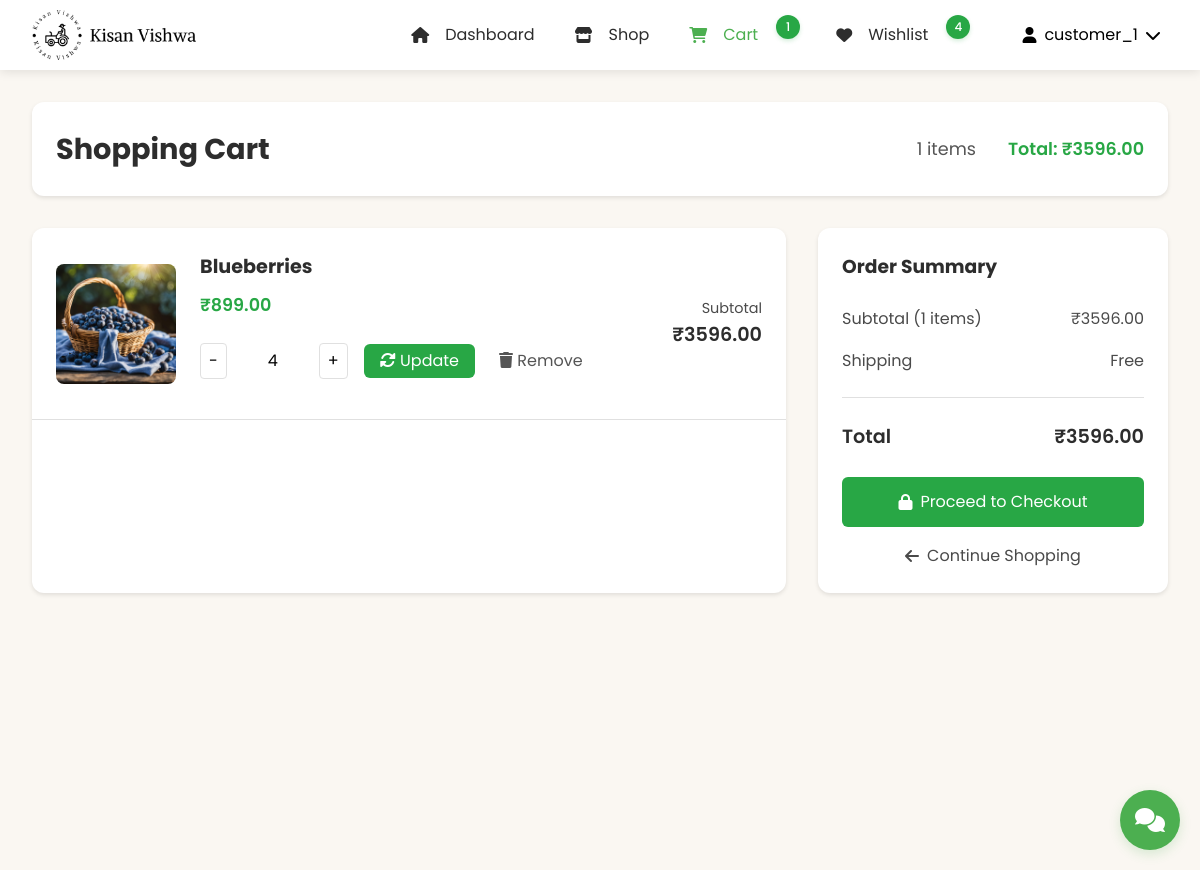
The app's page /customer/cart/ (signed in), older data.
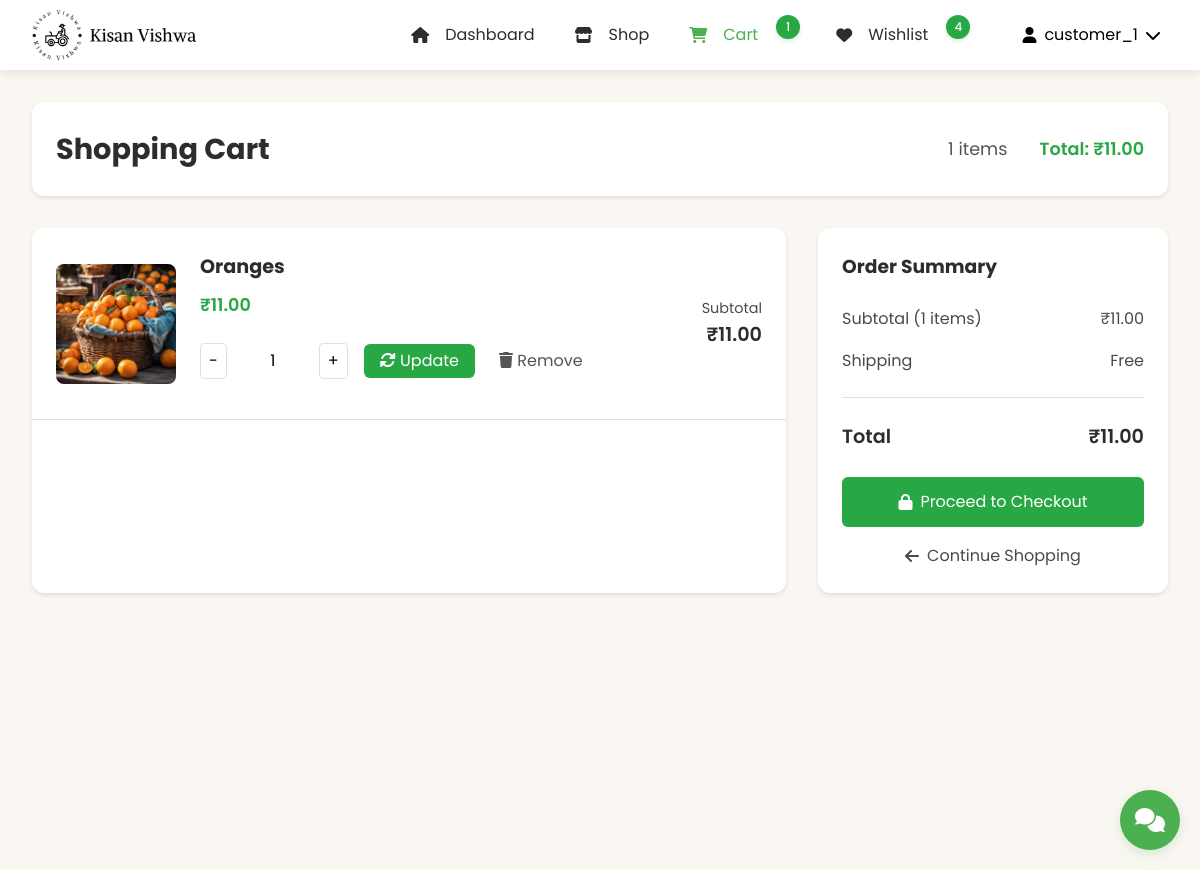
The same page, newer data.
### customer_app/models.py (models this page shows, shortened)
class CartItem(models.Model):
    user = models.ForeignKey(User, on_delete=models.CASCADE)
    product = models.ForeignKey(Product, on_delete=models.CASCADE)
    quantity = models.PositiveIntegerField(default=1)
    @property
    def total_price(self):
        return self.product.price * self.quantity
    class Meta:
        ordering = ['-id']

### product_app/models.py (models this page shows, shortened)
class Product(models.Model):
    CATEGORY_CHOICES = [
        ('vegetables', 'Vegetables'),
        ('fruits', 'Fruits'),
        ('grains', 'Grains'),
        ('dairy', 'Dairy'),
        ('tools', 'Tools & Equipment'),
        ('seeds', 'Seeds & Saplings'),
        ('pesticides', 'Pesticides & Fertilizers'),
        ('organic', 'Organic Products'),
        ('livestock', 'Livestock & Feed'),
        ('other', 'Other')
    ]
    name = models.CharField(max_length=200)
    category = models.CharField(max_length=100, choices=CATEGORY_CHOICES, default='other')
    price = models.DecimalField(max_digits=10, decimal_places=2)
    quantity = models.IntegerField()
    description = models.TextField()
    image = models.ImageField(
        upload_to='products/',
        null=True,
        blank=True
    )
    farmer = models.ForeignKey(User, on_delete=models.CASCADE)
    created_at = models.DateTimeField(auto_now_add=True)
    updated_at = models.DateTimeField(auto_now=True)
    is_featured = models.BooleanField(default=False)
    is_deleted = models.BooleanField(default=False)
    def get_image_url(self):
        if self.image and hasattr(self.image, 'url'):
            return self.image.url
        return static('images/default_product.jpg')

### customer_app/views.py (the view)
# urls.py: path('cart/', views.customer_cart, name='customer_cart'),
def customer_cart(request):
    cart_items = CartItem.objects.filter(user=request.user)
    context = {
        'cart_items': cart_items
    }
    return render(request, 'customer_app/cart.html', context)

### customer_app/context_processors.py (called while the page is built, shortened)
def wishlist_and_cart_counts(request):
    if request.user.is_authenticated:
        cart_items = CartItem.objects.filter(user=request.user).select_related('product')
        wishlist_items = Wishlist.objects.filter(user=request.user)
        return {
            'cart_items_count': cart_items.count(),
            'cart_total': sum(item.total_price for item in cart_items),
            'wishlist_count': wishlist_items.count(),
            'wishlist_product_ids': set(item.product_id for item in wishlist_items)
        }

def wishlist_status(request):
    if request.user.is_authenticated:
        wishlist_items = Wishlist.objects.filter(user=request.user).select_related('product')
        return {
            'wishlist_product_ids': set(item.product.id for item in wishlist_items),
            'wishlist_products': [item.product for item in wishlist_items]
        }
    return {
        'wishlist_product_ids': set(),
        'wishlist_products': []
    }

def product_categories(request):
    CATEGORY_ICONS = {
        'vegetables': 'fa-carrot',
        'fruits': 'fa-apple-alt',
        'grains': 'fa-wheat',
        'dairy': 'fa-cheese',
        'tools': 'fa-tools',
        'seeds': 'fa-seedling',
        'pesticides': 'fa-spray-can',
        'organic': 'fa-leaf',
        'livestock': 'fa-cow',
        'other': 'fa-box'
    }
    return {
        'PRODUCT_CATEGORIES': Product.CATEGORY_CHOICES,
        'CATEGORY_ICONS': CATEGORY_ICONS
    }

### customer_app/templates/customer_app/cart.html (shortened to what this page needs)
{% load static %}
<!DOCTYPE html>
<html lang="en">
<head>
    <link rel="stylesheet" href="https://cdnjs.cloudflare.com/ajax/libs/normalize/8.0.1/normalize.min.css">
    <link rel="stylesheet" href="https://cdnjs.cloudflare.com/ajax/libs/font-awesome/6.0.0/css/all.min.css">
    <link rel="stylesheet" type="text/css" href="{% static 'css/CustomerNavBar.css' %}">
    <link rel="stylesheet" type="text/css" href="{% static 'css/customerdesign.css' %}">
    <link rel="stylesheet" type="text/css" href="{% static 'css/cart.css' %}">
    <link rel="stylesheet" href="{% static 'css/chat_widget.css' %}">
</head>
<body>
    {% include 'NavBar/CustomerNavBar.html' %}
    <main class="main-container">
        <div class="cart-header">
            <h1>Shopping Cart</h1>
            <div class="cart-summary">
                <span>{{ cart_items|length }} items</span>
                <span class="cart-total">Total: ₹{{ cart_total|default:"0.00" }}</span>
            </div>
        </div>
        {% if cart_items %}
            <div class="cart-content">
                <div class="cart-items">
                    {% for item in cart_items %}
                        <div class="cart-item">
                            <div class="cart-item-image">
                                <img src="{{ item.product.get_image_url }}" alt="{{ item.product.name }}">
                            </div>
                            <div class="item-details">
                                <h2>{{ item.product.name }}</h2>
                                <p class="item-price">₹{{ item.product.price|floatformat:2 }}</p>
                                <div class="quantity-wrapper">
                                    <form method="POST" action="{% url 'update_cart_quantity' item.id %}" class="quantity-form">
                                        <div class="quantity-controls">
                                            <button type="button" class="quantity-btn minus" data-item-id="{{ item.id }}">-</button>
                                            <input type="number" name="quantity" value="{{ item.quantity }}" min="1" max="99"
                                                   class="quantity-input" data-item-id="{{ item.id }}">
                                            <button type="button" class="quantity-btn plus" data-item-id="{{ item.id }}">+</button>
                                        </div>
                                        <button type="submit" class="update-btn">
                                            <i class="fas fa-sync-alt"></i> Update
                                        </button>
                                    </form>
                                    <form method="POST" action="{% url 'remove_from_cart' item.id %}" class="remove-form">
                                        <button type="submit" class="remove-btn" title="Remove item">
                                            <i class="fas fa-trash"></i> Remove
                                        </button>
                                    </form>
                                </div>
                            </div>
                            <div class="item-subtotal">
                                <p>Subtotal</p>
                                <span>₹{{ item.total_price|floatformat:2 }}</span>
                            </div>
                        </div>
                    {% endfor %}
                </div>
                <div class="cart-summary-box">
                    <h3>Order Summary</h3>
                    <div class="summary-row">
                        <span>Subtotal ({{ cart_items|length }} items)</span>
                        <span>₹{{ cart_total|floatformat:2 }}</span>
                    </div>
                    <div class="summary-row">
                        <span>Shipping</span>
                        <span>Free</span>
                    </div>
                    <div class="summary-total">
                        <span>Total</span>
                        <span>₹{{ cart_total|floatformat:2 }}</span>
                    </div>
                    <form method="post" action="{% url 'checkout' %}">
                        <button class="checkout-btn">
                            <i class="fas fa-lock"></i> Proceed to Checkout
                        </button>
                    </form>
                    <a href="{% url 'customer_dashboard' %}" class="continue-shopping">
                        <i class="fas fa-arrow-left"></i> Continue Shopping
                    </a>
                </div>
            </div>
        {% endif %}
    </main>
    <div id="chat-widget-container">
        {% include 'chatbot_app/chat_widget.html' %}
    </div>
</body>
</html>

### templates/NavBar/CustomerNavBar.html (shortened to what this page needs)
{% load static %}
<header class="site-header">
    <div class="header-container">
        <div class="brand">
            <a href="{% url 'customer_dashboard' %}" class="logo">
                <img src="{% static 'images/kisan_vishwa_logo.png' %}" alt="Kisan Vishwa Logo">
            </a>
        </div>
        <nav class="main-nav">
            <ul class="nav-list">
                <li>
                    <a href="{% url 'customer_dashboard' %}" class="nav-item {% if request.resolver_match.url_name == 'customer_dashboard' %}active{% endif %}">
                        <i class="fas fa-home"></i>
                        <span>Dashboard</span>
                    </a>
                </li>
                <li>
                    <a href="{% url 'shop' %}" class="nav-item {% if request.resolver_match.url_name == 'shop' %}active{% endif %}">
                        <i class="fas fa-store"></i>
                        <span>Shop</span>
                    </a>
                </li>
                <li>
                    <a href="{% url 'customer_cart' %}" class="nav-item {% if request.resolver_match.url_name == 'customer_cart' %}active{% endif %}">
                        <i class="fas fa-shopping-cart"></i>
                        <span>Cart</span>
                        {% if cart_items_count > 0 %}
                            <span class="badge">{{ cart_items_count }}</span>
                        {% endif %}
                    </a>
                </li>
                <li>
                    <a href="{% url 'customer_wishlist' %}" class="nav-item {% if request.resolver_match.url_name == 'customer_wishlist' %}active{% endif %}">
                        <i class="fas fa-heart"></i>
                        <span>Wishlist</span>
                        {% if wishlist_count > 0 %}
                            <span class="badge">{{ wishlist_count }}</span>
                        {% endif %}
                    </a>
                </li>
            </ul>
            <div class="user-menu">
                <button class="user-menu-toggle">
                    <div class="user-info">
                        {% if user.customer_profile.profile_picture %}
                            <img src="{{ user.customer_profile.profile_picture.url }}" alt="" class="user-avatar">
                        {% else %}
                            <i class="fas fa-user"></i>
                        {% endif %}
                        <span>{{ user.username }}</span>
                        <i class="fas fa-chevron-down"></i>
                    </div>
                </button>
            </div>
        </nav>
    </div>
</header>

### chatbot_app/templates/chatbot_app/chat_widget.html (shortened to what this page needs)
{% load static %}
<div class="kv-chat-widget" data-user-type="{{ user_type }}">
    <button class="kv-chat-toggle"
        {% if request.user.is_authenticated %}
            hx-get="{% url 'chatbot_app:toggle_chat' %}"
            hx-target="#kv-chat-container"
            hx-swap="innerHTML"
            hx-trigger="click"
            hx-indicator=".kv-chat-loading"
        {% else %}
            onclick="window.location.href='/login/?next={{ request.path }}'"
        {% endif %}>
        <i class="fas fa-comments"></i>
    </button>
</div>

### static/css/CustomerNavBar.css (style rules this page uses)
:root { --warm-beige: #FAF7F2; --dark-beige: #E5E0D8; --dark-gray: #333333; --white: #ffffff; --forest-green: #28A745; --dark-green: #218838; --light-gray: #f9f9f9; --text-gray: #4A4A4A; --text-primary: #2D2D2D; --text-secondary: #555; --border-color: #e0e0e0; --shadow-color: rgba(0, 0, 0, 0.1); }
.site-header { background-color: var(--white); box-shadow: 0 2px 10px var(--shadow-color); position: fixed; width: 100%; top: 0; left: 0; z-index: 100; height: 70px; display: flex; align-items: center; isolation: isolate; }
.header-container { max-width: 1200px; width: 100%; margin: 0 auto; padding: 0 2rem; display: flex; justify-content: flex-start; align-items: center; height: 100%; gap: 2rem; }
.brand { display: flex; align-items: center; flex-shrink: 0; }
.logo { display: flex; align-items: center; text-decoration: none; color: var(--text-primary); padding-left: 0; }
.logo img { height: 50px; width: auto; margin-right: 12px; }
.main-nav { display: flex; align-items: center; margin-left: auto; gap: 1rem; isolation: isolate; }
.nav-list { display: flex; list-style: none; margin: 0; padding: 0; align-items: center; gap: 0.5rem; }
.nav-item { position: relative; display: flex; align-items: center; padding: 0.75rem 1rem; color: var(--text-primary); text-decoration: none; transition: color 0.3s; height: 100%; gap: 8px; }
.nav-item i { margin-right: 8px; }
.nav-item.active { color: #4CAF50; }
.badge { background-color: #4CAF50; color: white; padding: 4px 8px; border-radius: 12px; font-size: 0.75rem; font-weight: 500; min-width: 20px; height: 20px; display: inline-flex; align-items: center; justify-content: center; margin-left: 6px; box-shadow: 0 2px 4px rgba(76, 175, 80, 0.2); position: relative; top: -2px; }
.user-menu { position: relative; margin-left: 1rem; height: 100%; display: flex; align-items: center; }
.user-menu-toggle { background: none; border: none; padding: 0.5rem; cursor: pointer; display: flex; align-items: center; }
.user-info { display: flex; align-items: center; gap: 8px; }
body { padding-top: 45px !important; margin: 0; font-family: 'Poppins', sans-serif; isolation: isolate; }
@media (min-width: 1200px) { .header-container { padding: 0 2rem; } }

### static/css/customerdesign.css (style rules this page uses)
:root { --primary-color: #28a745; --secondary-color: #218838; --background-color: #FAF7F2; --text-primary: #2D2D2D; --text-secondary: #4A4A4A; --text-body: #555555; --white: #ffffff; --border-color: #e0e0e0; --shadow-sm: 0 2px 4px rgba(0, 0, 0, 0.1); --shadow-md: 0 4px 6px rgba(0, 0, 0, 0.1); --shadow-lg: 0 8px 16px rgba(0, 0, 0, 0.15); }
body { font-family: 'Poppins', sans-serif; margin: 0; padding: 0; background-color: var(--background-color); color: var(--text-body); line-height: 1.6; }
.main-container { max-width: 1200px; margin: 0 auto; padding: 2rem 1rem; min-height: calc(100vh - 70px); position: relative; z-index: 1; }
img { max-width: 100%; height: auto; }
.cart-header { background: var(--white); padding: 1.5rem; border-radius: 12px; box-shadow: var(--shadow-sm); margin-bottom: 2rem; display: flex; justify-content: space-between; align-items: center; }
.badge { background-color: var(--primary-color); color: var(--white); font-size: 0.75rem; font-weight: 500; min-width: 24px; height: 24px; padding: 0; border-radius: 50%; display: inline-flex; align-items: center; justify-content: center; margin-left: 6px; box-shadow: 0 2px 4px rgba(40, 167, 69, 0.2); position: relative; top: -8px; right: -4px; }

### static/css/chat_widget.css (style rules this page uses)
.kv-chat-widget { position: fixed; bottom: 20px; right: 20px; z-index: 999999; font-size: 15px; font-family: 'Poppins', sans-serif; isolation: isolate; }
.kv-chat-toggle { width: 60px; height: 60px; background: #4CAF50; border-radius: 50%; box-shadow: 0 4px 12px rgba(76, 175, 80, 0.2); border: none; color: white; cursor: pointer; display: flex; align-items: center; justify-content: center; font-size: 24px; transition: transform 0.2s ease; z-index: 999999; position: relative; }

### customer_app/templates/customer_app/cart.html (style rules this page uses)
body { padding-top: 70px; background-color: #f5f5f5; min-height: 100vh; margin: 0; display: flex; flex-direction: column; }
.main-container { flex: 1; max-width: 1200px; margin: 0 auto; padding: 2rem; width: 100%; box-sizing: border-box; }
.cart-content { display: grid; grid-template-columns: 1fr 350px; gap: 2rem; position: relative; }
.cart-item-image { width: 120px; height: 120px; overflow: hidden; border-radius: 8px; }
.cart-item-image img { width: 100%; height: 100%; object-fit: cover; }

Row changes from the older to the newer data that the page shows:
removed CartItem: product.get_image_url (picture), product.name "Blueberries", product.price "899.00", quantity "4", total_price "3596.00"
added CartItem: product.get_image_url (picture), product.name "Oranges", product.price "11.00", quantity "1", total_price "11.00"
Text that changed along with them:
{{ cart_total|default:"0.00" }}: "3596.00" → "11.00"
{{ cart_total|floatformat:2 }}: "3596.00" → "11.00"
